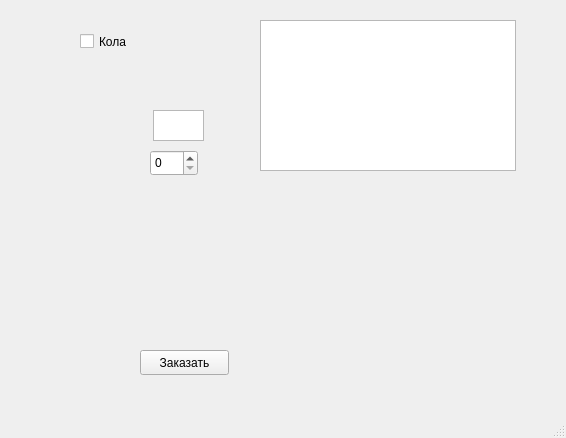
<?xml version="1.0" encoding="UTF-8"?>
<ui version="4.0">
 <class>Dialog</class>
 <widget class="QMainWindow" name="Dialog">
  <property name="geometry">
   <rect>
    <x>0</x>
    <y>0</y>
    <width>566</width>
    <height>438</height>
   </rect>
  </property>
  <property name="windowTitle">
   <string>Макдоналдс</string>
  </property>
  <widget class="QWidget" name="centralwidget">
   <widget class="QCheckBox" name="checkBox">
    <property name="geometry">
     <rect>
      <x>80</x>
      <y>30</y>
      <width>92</width>
      <height>23</height>
     </rect>
    </property>
    <property name="text">
     <string>Кола</string>
    </property>
   </widget>
   <widget class="QPushButton" name="pushButton">
    <property name="geometry">
     <rect>
      <x>140</x>
      <y>350</y>
      <width>89</width>
      <height>25</height>
     </rect>
    </property>
    <property name="text">
     <string>Заказать</string>
    </property>
   </widget>
   <widget class="QTableWidget" name="checkWidget">
    <property name="geometry">
     <rect>
      <x>260</x>
      <y>20</y>
      <width>256</width>
      <height>151</height>
     </rect>
    </property>
   </widget>
   <widget class="QTextEdit" name="textEdit">
    <property name="geometry">
     <rect>
      <x>153</x>
      <y>110</y>
      <width>51</width>
      <height>31</height>
     </rect>
    </property>
   </widget>
   <widget class="QSpinBox" name="spinBox">
    <property name="geometry">
     <rect>
      <x>150</x>
      <y>150</y>
      <width>48</width>
      <height>26</height>
     </rect>
    </property>
   </widget>
  </widget>
  <widget class="QMenuBar" name="menubar">
   <property name="geometry">
    <rect>
     <x>0</x>
     <y>0</y>
     <width>566</width>
     <height>22</height>
    </rect>
   </property>
  </widget>
  <widget class="QStatusBar" name="statusbar"/>
 </widget>
 <resources/>
 <connections/>
</ui>
